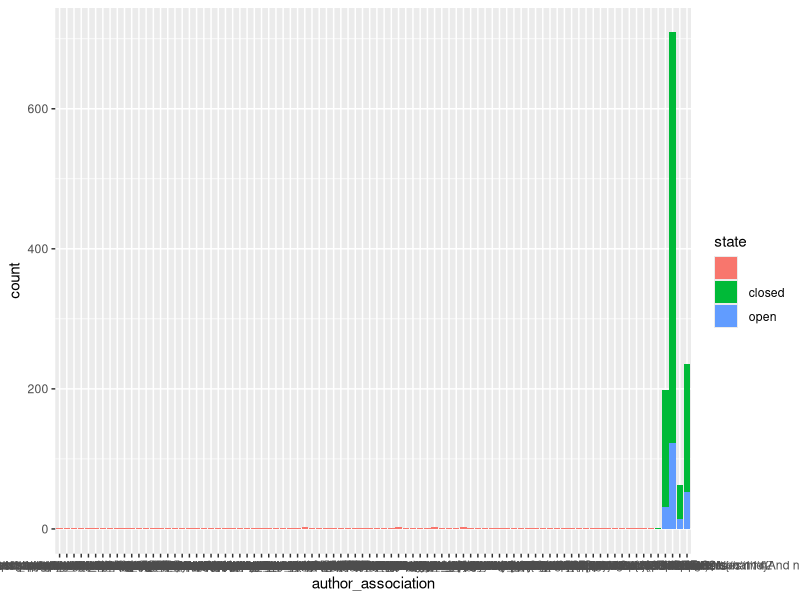
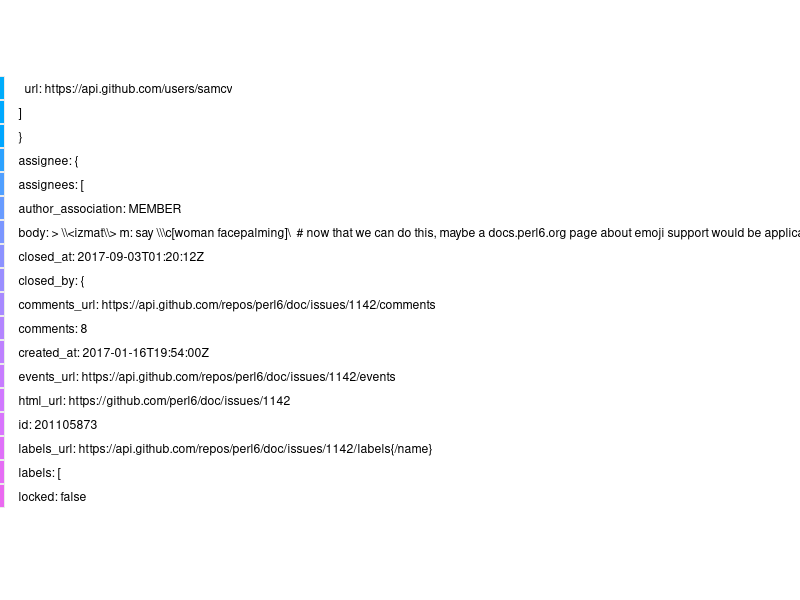
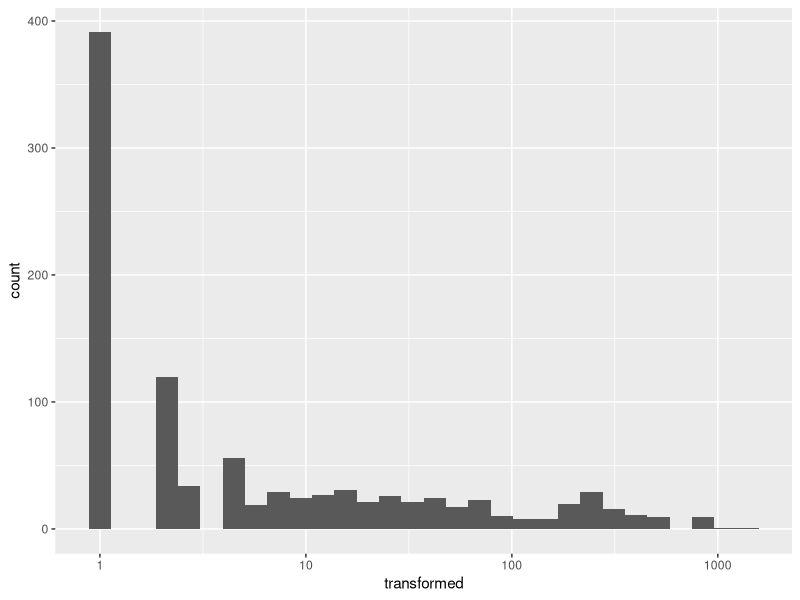
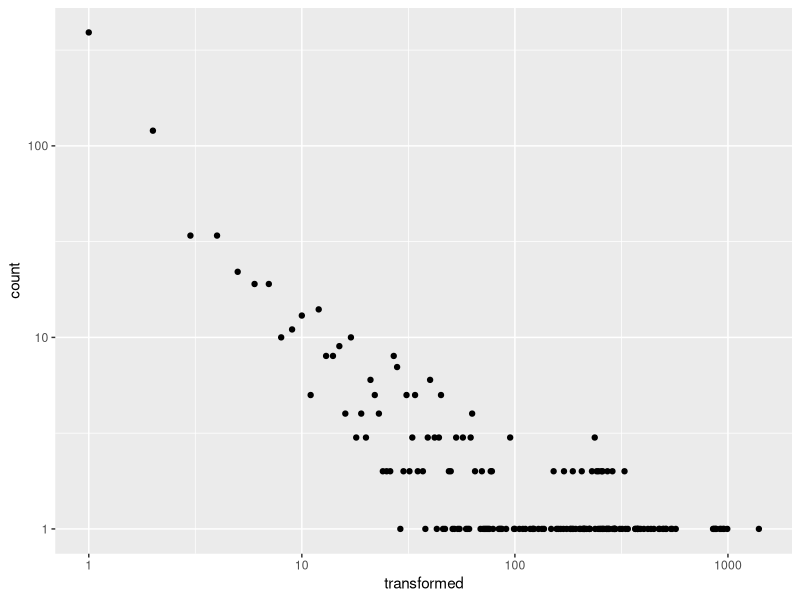
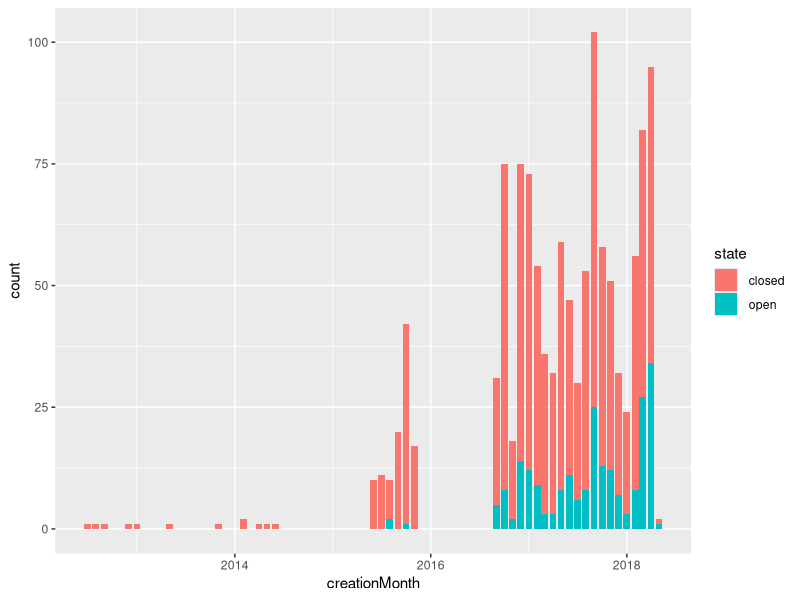

Here is the R script that generated these plots, in order:
## ---- chunk 1
library(ggplot2)
library(ggthemes)

issues <- read.csv("../data/issues.csv")
opens.gt.1 <- issues[issues$created_by %in%  names( table(issues$created_by)[table(issues$created_by) > 1]),]
closes.gt.1 <- issues[issues$closer %in%  names( table(issues$closer)[table(issues$closer) > 1]),]
issues$author_association <- as.factor(issues$author_association)
closes.gt.1 <- closes.gt.1[closes.gt.1$state == " closed",]
issues$created_at <- as.Date(issues$created_at)
issues$closed_at <- as.Date(issues$closed_at)
closed.issues <- issues[issues$state == ' closed',]
closed.issues$duration <- closed.issues$closed_at - closed.issues$created_at

## ---- chunk 2
ggplot(issues,aes(x=author_association,fill=state))+geom_bar() 
## ---- chunk 3
ggplot(issues,aes(x=state,fill=author_association))+geom_bar(position="fill") 
## ---- chunk 4
duration.summary <- summary(as.numeric(closed.issues$duration))
closed.issues$duration = as.numeric(closed.issues$duration)
closed.issues$transformed = closed.issues$duration+1
ggplot(closed.issues,aes(x=transformed))+geom_histogram()+scale_x_log10()
## ---- chunk 5
ggplot(closed.issues,aes(x=transformed))+geom_point(stat='count')+scale_x_log10()+scale_y_log10()
## ---- chunk 6
issues$creationMonth <- as.Date(cut(issues$created_at, breaks="month"))
ggplot(issues,aes(x=creationMonth,fill=state))+geom_bar(stat='count')
